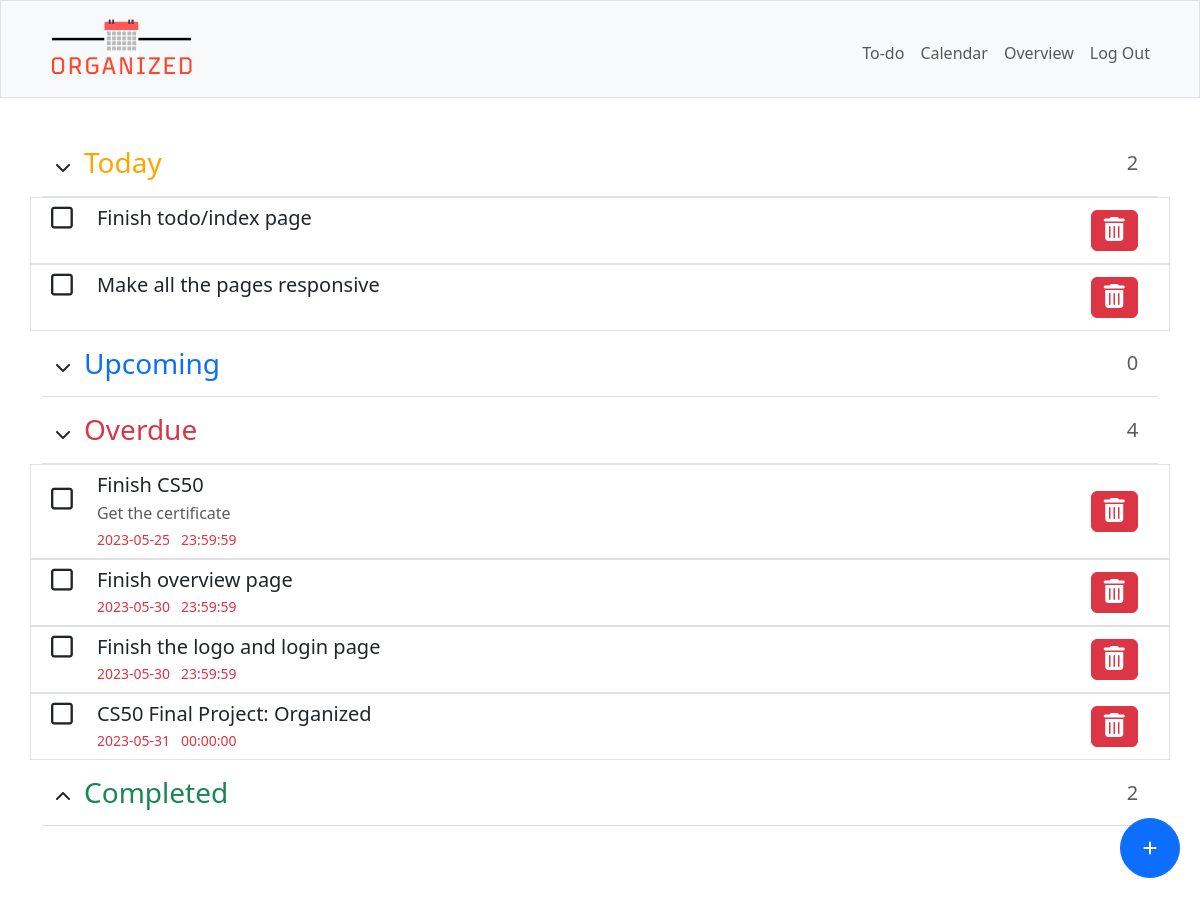
Page / (signed in) on the earlier database version.
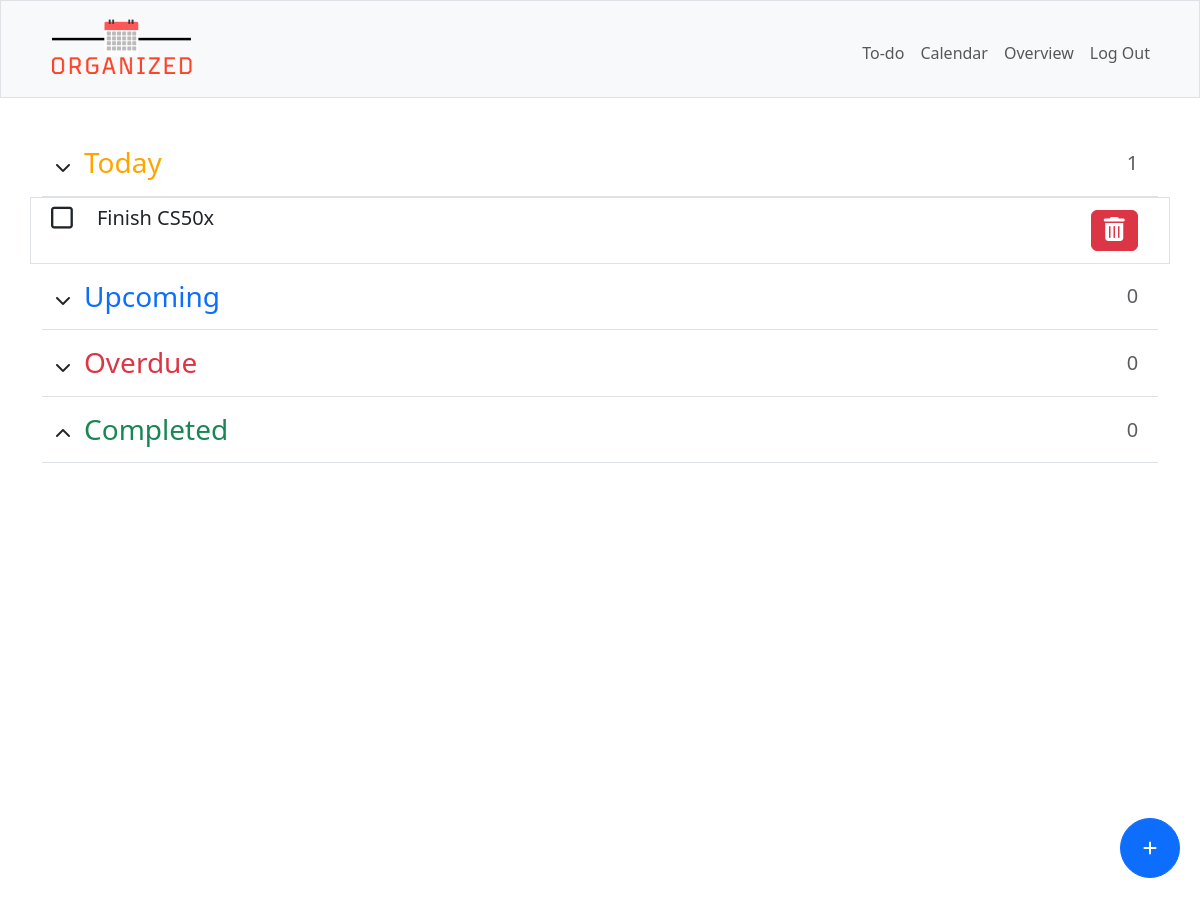
Same page on the later database version.
### tables this page shows
CREATE TABLE todo (
    id INTEGER PRIMARY KEY AUTOINCREMENT NOT NULL,
    user_id INTEGER NOT NULL,
    title TEXT NOT NULL,
    [description] TEXT,
    "due_date" DATE,
    "due_time" TIME,
    [class] TEXT,
    FOREIGN KEY(user_id) REFERENCES users(id)
);

### app.py (the view)
@app.route("/", methods=["GET", "POST"])
@login_required
def index():
    if request.method == "POST":
        if request.headers.get("X-Requested-With") == "XMLHttpRequest":
            items = db.execute("SELECT * FROM todo WHERE user_id = ? AND class != 'Completed'",
                               session["user_id"])
            for item in items:
                todo_class = checkDue(item["due_date"], item["due_time"])
                if item["class"] != todo_class:
                    db.execute("UPDATE todo SET class = ? WHERE user_id = ? AND id = ?",
                               todo_class, session["user_id"], item['id'])
            return jsonify(success=True)  # Return a JSON response indicating success
        if request.form.get("btn-identifier") == "addBtn":
            title = request.form.get("title")
            description = request.form.get("description")
            date = request.form.get("date")
            time = request.form.get("time")
            if date or time:
                if date and time:
                    todo_class = checkDue(date, time)
                    db.execute("INSERT INTO todo (user_id, title, description, due_date, due_time, class) VALUES (?, ?, ?, ?, ?, ?)",
                               session["user_id"], title, description, date, time, todo_class)
                if date and not time:
                    time = "23:59:59"
                    todo_class = checkDue(date, time)
                    db.execute("INSERT INTO todo (user_id, title, description, due_date, due_time, class) VALUES (?, ?, ?, ?, ?, ?)",
                               session["user_id"], title, description, date, time, todo_class)
                if time and not date:
                    db.execute("INSERT INTO todo (user_id, title, description, due_date, due_time, class) VALUES (?, ?, ?, ?, ?, 'Today')",
                               session["user_id"], title, description, current_date, time)
            else:
                db.execute("INSERT INTO todo (user_id, title, description, due_date, due_time, class) VALUES (?, ?, ?, ?, ?, 'Today')",
                           session["user_id"], title, description, date, time)
        if request.form.get("btn-identifier") == "deleteBtn":
            id = request.form.get("todo-id")
            item = db.execute("SELECT id FROM todo WHERE user_id = ? AND id = ?",
                              session["user_id"], id)
            db.execute("DELETE FROM todo WHERE id = ?", item[0]["id"])
        if request.form.get("btn-identifier") == "checkbox":
            id = request.form.get("todo-id")
            item = db.execute("SELECT * FROM todo WHERE user_id = ? AND id = ?",
                              session["user_id"], id)
            if item[0]["due_date"] or item[0]["due_time"]:
                if item[0]["class"] == "Completed":
                    todo_class = checkDue(item[0]["due_date"], item[0]["due_time"])
                    db.execute("UPDATE todo SET class = ? WHERE user_id = ? AND id = ?",
                               todo_class, session["user_id"], id)
                else:
                    db.execute("UPDATE todo SET class = 'Completed' WHERE user_id = ? AND id = ?",
                               session["user_id"], id)
            else:
                if item[0]['class'] == "Completed":
                    db.execute("UPDATE todo SET class = 'Today' WHERE user_id = ? AND id = ?",
                               session["user_id"], id)
                else:
                    db.execute("UPDATE todo SET class = 'Completed' WHERE user_id = ? AND id = ?",
                               session["user_id"], id)
        return redirect("/")
    else:
        items = db.execute("SELECT * FROM todo WHERE user_id = ? AND class != 'Completed'",
                           session["user_id"])
        for item in items:
            todo_class = checkDue(item["due_date"], item["due_time"])
            if item["class"] != todo_class:
                db.execute("UPDATE todo SET class = ? WHERE user_id = ? AND id = ?",
                           todo_class, session["user_id"], item["id"])
        todo = db.execute("""SELECT *,
                                (SELECT COUNT(*) FROM todo WHERE user_id = ? AND class = 'Overdue') AS overdue_count,
                                (SELECT COUNT(*) FROM todo WHERE user_id = ? AND class = 'Today') AS today_count,
                                (SELECT COUNT(*) FROM todo WHERE user_id = ? AND class = 'Upcoming') AS upcoming_count,
                                (SELECT COUNT(*) FROM todo WHERE user_id = ? AND class = 'Completed') AS completed_count
                             FROM todo WHERE user_id = ? ORDER BY due_date, due_time""",
                          session["user_id"], session["user_id"], session["user_id"], session["user_id"], session["user_id"])
        if todo:
            upcoming_count = todo[0]["upcoming_count"]
            today_count = todo[0]["today_count"]
            overdue_count = todo[0]["overdue_count"]
            completed_count = todo[0]["completed_count"]
        else:
            upcoming_count = 0
            today_count = 0
            overdue_count = 0
            completed_count = 0
        return render_template("index.html", todo=todo, today_count=today_count, upcoming_count=upcoming_count, overdue_count=overdue_count, completed_count=completed_count)

### app.py (called while the page is built)
@app.after_request
def after_request(response):
    response.headers["Cache-Control"] = "no-cache, no-store, must-revalidate"
    response.headers["Expires"] = 0
    response.headers["Pragma"] = "no-cache"
    return response

### helpers.py (called while the page is built)
def login_required(f):
    @wraps(f)
    def decorated_function(*args, **kwargs):
        if session.get("user_id") is None:
            return redirect("/login")
        return f(*args, **kwargs)
    return decorated_function

def checkDue(todo_date, todo_time):
    current_dt = datetime.now()
    current_date = current_dt.date()
    current_time = current_dt.time()
    if todo_date:
        due_dt_str = todo_date + ' ' + todo_time
        due_dt = datetime.strptime(due_dt_str, '%Y-%m-%d %H:%M:%S')
        due_date = datetime.strptime(todo_date, '%Y-%m-%d').date()
        if current_dt > due_dt:
            return "Overdue"
        else:
            if current_date == due_date:
                return "Today"
            else:
                return "Upcoming"
    elif todo_time:
        due_time = datetime.strptime(todo_time, '%H:%M:%S').time()
        if current_time > due_time:
            return "Overdue"
        else:
            return "Today"
    else:
        return "Today"

### templates/index.html (shortened to what this page needs)
{% extends "layout.html" %}
{% block main %}
   <div class="d-flex flex-column w-100 text-start">
        <button type="button" class="btn btn-primary fixedButton roundedFixedBtn" data-bs-toggle="modal" data-bs-target="#addTaskModal">
            <i class="fa-solid fa-plus"></i>
        </button>
        <div class="d-flex pb-2 mb-0 border-bottom">
            <button class="btn btnCollapse" type="button" data-bs-toggle="collapse" data-bs-target="#collapseToday" aria-expanded="false" aria-controls="collapseToday">
                <i class="fa-solid fa-chevron-down"></i>
            </button>
            <h3 class="col-sm-11" id="today-section">Today</h3>
            <p class="col text-muted text-center align-self-center fs-5 mb-0 pb-2">{{ today_count }}</p>
        </div>
        <ul class="collapse show" id="collapseToday">
            {% for row in todo if row["class"] == "Today" %}
            <li>
                <div class="row border p-2 item">
                    <form action="/" method="POST" class="col-1 box">
                        <button type="submit" class="btn iconBtn align-self-center" name="btn-identifier" value="checkbox">
                            <i class="fa-regular fa-square checkbox tick" id="{{ row['id'] }}"></i>
                        </button>
                    </form>
                    <div class="col-9 todo-item">
                        <h5 class="mb-1">{{ row["title"] }}</h5>
                    </div>
                    <form action="/" method="POST" class="col-1 align-self-center d-flex justify-content-center ms-auto">
                        <button class="btn btn-danger" name="btn-identifier" value="deleteBtn" onclick="return confirm('Are you sure you want to delete this item?');"><i class="fa fa-trash"></i></button>
                    </form>
                </div>
            </li>
            {% endfor %}
        </ul>
        <div class="d-flex pb-2 mb-0 border-bottom">
            <button class="btn btnCollapse" type="button" data-bs-toggle="collapse" data-bs-target="#collapseUpcoming" aria-expanded="false" aria-controls="collapseUpcoming">
                <i class="fa-solid fa-chevron-down"></i>
            </button>
            <h3 class="col-sm-11 text-primary" id="upcoming-section">Upcoming</h3>
            <p class="col text-muted text-center align-self-center fs-5 mb-0 pb-2">{{ upcoming_count }}</p>
        </div>
        <div class="d-flex pb-2 mb-0 border-bottom">
            <button class="btn btnCollapse" type="button" data-bs-toggle="collapse" data-bs-target="#collapseOverdue" aria-expanded="false" aria-controls="collapseOverdue">
                <i class="fa-solid fa-chevron-down"></i>
            </button>
            <h3 class="col-sm-11 text-danger" id="overdue-section">Overdue</h3>
            <p class="col text-muted text-center align-self-center fs-5 mb-0 pb-2">{{ overdue_count }}</p>
        </div>
        <ul class="collapse show" id="collapseOverdue">
            {% for row in todo if row["class"] == "Overdue" %}
            <li>
                <div class="row border p-2 item">
                    <form action="/" method="POST" class="col-1 box">
                        <button type="submit" class="btn iconBtn align-self-center" name="btn-identifier" value="checkbox">
                            <i class="fa-regular fa-square checkbox tick" id="{{ row['id'] }}"></i>
                        </button>
                    </form>
                    <div class="col-9 todo-item">
                        <h5 class="mb-1">{{ row["title"] }}</h5>
                        <p class="text-muted mb-1">{{ row["description"] }}</p>
                        <p class="text-danger fs-7 m-0">{{ row["due_date"] }}&nbsp;&nbsp;&nbsp;{{ row["due_time"] }}</p>
                    </div>
                    <form action="/" method="POST" class="col-1 align-self-center d-flex justify-content-center ms-auto">
                        <button class="btn btn-danger" name="btn-identifier" value="deleteBtn" onclick="return confirm('Are you sure you want to delete this item?');"><i class="fa fa-trash"></i></button>
                    </form>
                </div>
            </li>
            {% endfor %}
        </ul>
        <div class="d-flex pb-2 mb-0 border-bottom">
            <button class="btn btnCollapse" type="button" data-bs-toggle="collapse" data-bs-target="#collapseCompleted" aria-expanded="false" aria-controls="collapseCompleted">
                <i class="fa-solid fa-chevron-up"></i>
            </button>
            <h3 class="col-sm-11 text-success" id="completed-section">Completed</h3>
            <p class="col text-muted text-center align-self-center fs-5 mb-0 pb-2">{{ completed_count }}</p>
        </div>
   </div>
{% endblock %}

### templates/layout.html (shortened to what this page needs)
<!DOCTYPE html>
<html lang="en">
    <head>
        <link href="https://cdn.jsdelivr.net/npm/bootstrap@5.3.0-alpha3/dist/css/bootstrap.min.css" rel="stylesheet">
        <link href="/static/styles.css" rel="stylesheet">
    </head>
    <body>
        <nav class="bg-light border navbar navbar-expand-md navbar-light">
            <div class="container">
                <a class="navbar-brand" href="/"><img src="/static/images/organized-logo.png" alt="Logo" id="logo" height="70"></a>
                <div class="collapse navbar-collapse" id="navbar">
                    {% if session["user_id"] %}
                        <ul class="navbar-nav ms-auto mt-2">
                            <li class="nav-item"><a class="nav-link" href="/">To-do</a></li>
                            <li class="nav-item"><a class="nav-link" href="/calendar">Calendar</a></li>
                            <li class="nav-item"><a class="nav-link" href="/overview">Overview</a></li>
                            <li class="nav-item"><a class="nav-link" href="/logout">Log Out</a></li>
                        </ul>
                    {% else %}
                        <ul class="navbar-nav ms-auto mt-2">
                            <li class="nav-item"><a class="nav-link" href="/login">Log In</a></li>
                            <li class="nav-item"><a class="nav-link" href="/signup">Sign up</a></li>
                        </ul>
                    {% endif %}
                </div>
            </div>
        </nav>
        <main class="min-vh-100">
            <div class="container py-5 text-center">
                {% block main %}{% endblock %}
             </div>
        </main>
    </body>
</html>

### static/styles.css (style rules this page uses)
#today-section { color: orange; }
.fa-trash { font-size: 24px; }
a { text-decoration: none; }
ul, li { list-style: none; padding: 0; }
.fixedButton { position: fixed; bottom: 20px; right: 20px; }
.roundedFixedBtn { height: 60px; width: 60px; border-radius: 50%; color: white; text-align: center; cursor: pointer; }
.checkbox { display: flex; width: auto; height: auto; font-size: 25px; text-align: center; align-items: center; cursor: pointer; }
.box { display: inline-flex; width: auto; height: auto; padding-bottom: 1.5rem!important; justify-content: center; }
.iconBtn { padding: 0; background: none; border: none; width: fit-content; height: fit-content; }
form.box button { box-shadow: none!important; outline: none!important; }

Differences in the rows shown:
removed todo: title "Finish todo/index page", shown under "Today"
removed todo: title "Make all the pages responsive", shown under "Today"
removed todo: title "Finish CS50", description "Get the certificate", due_date "2023-05-25", due_time "23:59:59", shown under "Overdue"
removed todo: title "Finish overview page", due_date "2023-05-30", due_time "23:59:59", shown under "Overdue"
removed todo: title "Finish the logo and login page", due_date "2023-05-30", due_time "23:59:59", shown under "Overdue"
removed todo: title "CS50 Final Project: Organized", due_date "2023-05-31", due_time "00:00:00", shown under "Overdue"
added todo: title "Finish CS50x", shown under "Today"
Other differences:
{{ today_count }}: "2" → "1"
{{ overdue_count }}: "4" → "0"
{{ completed_count }}: "2" → "0"
